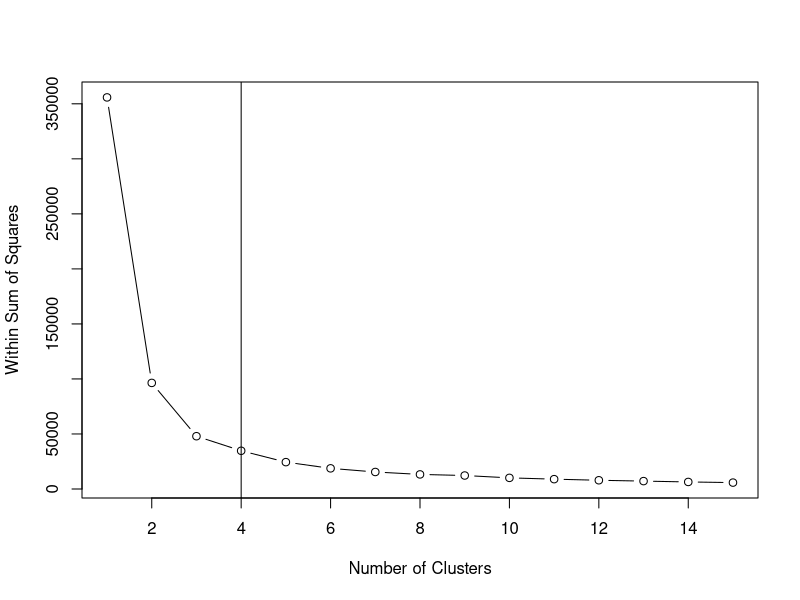

Reproduce this figure in R.
library(plyr)
library(cluster)
library(lattice)
library(graphics)
library(grid)
library(gridExtra)


df<-as.data.frame(USArrests)
wss <- numeric(15) 
for (k in 1:15) wss[k] <- sum(kmeans(df, centers=k, nstart=25)$withinss)
plot(1:15, wss, type="b", xlab="Number of Clusters", ylab="Within Sum of Squares") 

#The optimal number of clusters is 4, because at k=4 it appears to be the bend in the elbow.
abline(v=4)
print("The optimal number of clusters is 4")
